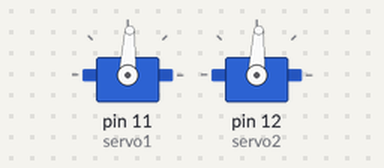
The sketch below on a simulated Arduino Uno, built with avr-gcc and run on an emulated ATmega328P. Parts: 2 × servo.

Above: at 0.05 s.
At 0.35 s:
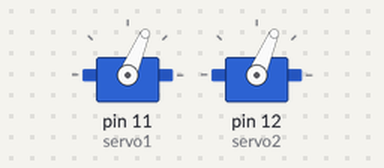
At 0.7 s:
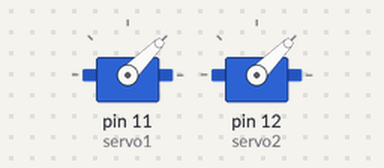
At 1.35 s:
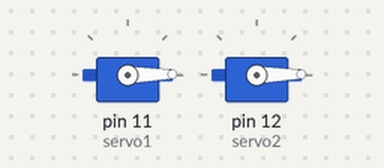
Timing chart, 0 to 3.1 s (numbered marks = the images above):
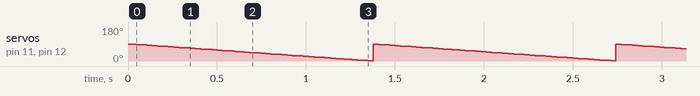

Measured:
- by itself, servo on pin 11 (servo1), servo on pin 12 (servo2): ramps from 89° to 1° and jumps back, once every 1.4 s

The sketch:

two_together.ino
```cpp
#include <Servo.h>

Servo servo1;  // create servo object to control a servo
Servo servo2;  // create servo object to control a servo

int pos1;      // angle of servo 1
int pos2;      // angle of servo2

void setup()
{
 servo1.attach(11);  // attaches the servo on pin 9 to the servo object
 servo2.attach(12);  // attaches the servo on pin 10 to the servo object
}

void loop()
{
     // Scene 1:
 for (int i=0; i<90; i += 1) {
   pos1 = 90 - i;              // servo1 from 90 to 45 degrees
   pos2 = 90-i;           // servo2 from 0 to 90 degrees

   servo1.write(pos1);
   servo2.write(pos2);
   delay(15);                           // waits for the servo to get there
 }
}
```
